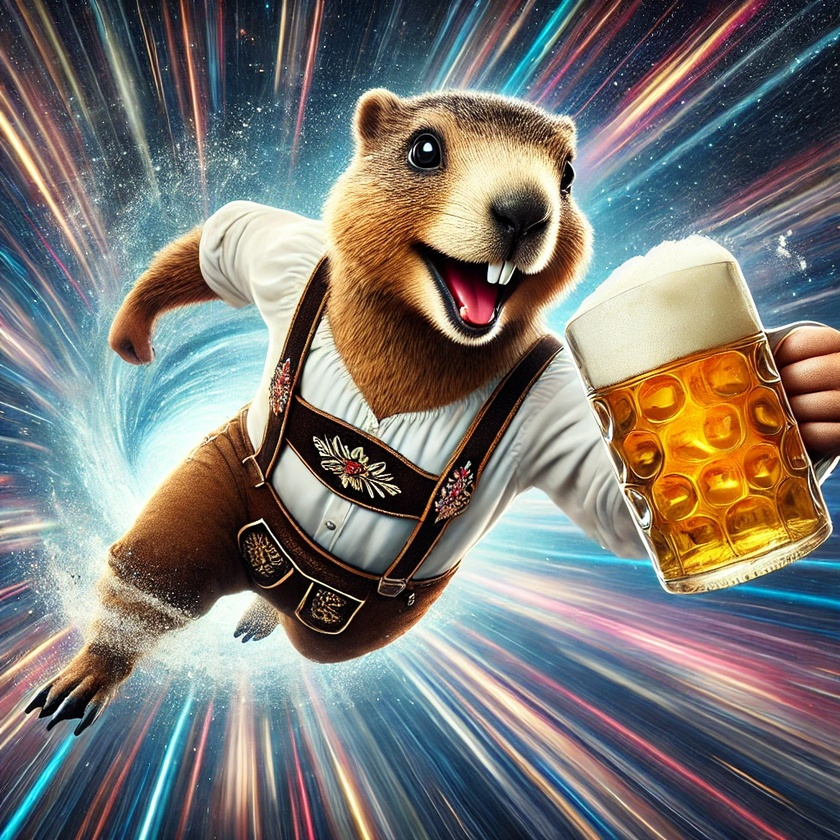
#> input picture segment-anything-2/gui/marmot-space-time.jpg, 840 x 840 px, shrunk from 1024 x 1024 before the run
$ python -i FHS_and_CLAHE_V17.py   (imports and definitions only)
#> lines starting #> are read from the running program, lines starting #| are printed output that depends on the picture; after the words box and inside, x2 and y2 are one past the last pixel; in counts of white or black regions, pixels touching at a corner belong together
#!/usr/bin/env python3
"""
FHS_and_CLAHE_V14.py   (2025‑06‑24)
----------------------------------
Felzenszwalb → CLAHE → second‑iteration LAB averaging workflow
with optional shine removal, colour‑true dendrograms, ΔE sweep,
and background‑masking via the original binary mask.
"""
import os
import argparse
from typing import Optional, List, Dict, Tuple

import cv2
import numpy as np
from skimage import io, color
from skimage.segmentation import felzenszwalb
from scipy.cluster.hierarchy import linkage, dendrogram, fcluster
import matplotlib.pyplot as plt
from matplotlib import colors as mcolors
from mpl_toolkits.mplot3d import Axes3D  # noqa

###############################################################################
# helper – LAB → RGB (float 0‑1)
###############################################################################

def _lab2rgb_pts(lab_arr: np.ndarray) -> np.ndarray:
    rgb = color.lab2rgb(lab_arr.reshape(-1, 1, 3)).reshape(-1, 3)
    return np.clip(rgb, 0, 1)

###############################################################################
# 1) Felzenszwalb segmentation (first pass)
###############################################################################

# [22 lines left out: functions fhs_segmentation, normalize_color, not called in this run]

###############################################################################
# 0) shine / dust removal
###############################################################################

def remove_shine_inpaint(src: str, dst: str, thresh_v: int = 240) -> None:
#> called with src = '../marmot-space-time.jpg', dst = 'out.png', thresh_v = 240
    img = cv2.imread(src)
#> img is the input picture: shape (840, 840, 3); mean B, G, R 115.5, 119.6, 122.4
    hsv = cv2.cvtColor(img, cv2.COLOR_BGR2HSV)
#> hsv: shape (840, 840, 3); mean H, S, V 74.7, 96.7, 142.3
    mask = cv2.inRange(hsv[:, :, 2], thresh_v, 255)
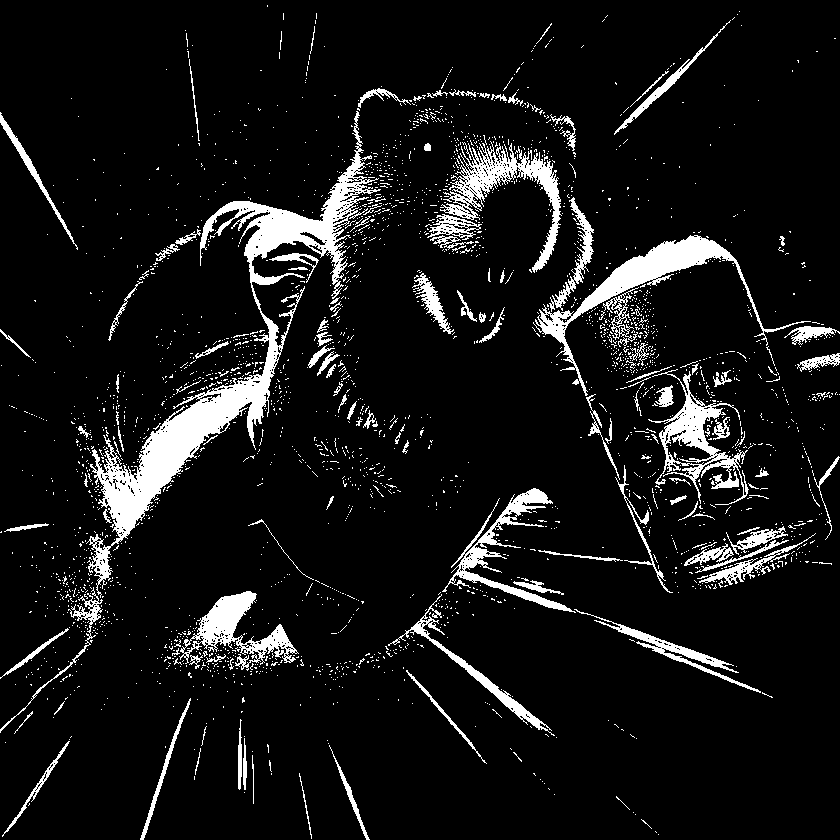
#> mask: shape (840, 840); 8.7% white; 2667 white regions (2534 under 20 px), largest, box (x1, y1, x2, y2) and area: (86, 111, 381, 598) 16467, (533, 235, 811, 396) 5053, (440, 141, 562, 273) 3811
    mask = cv2.morphologyEx(mask, cv2.MORPH_CLOSE,
                            cv2.getStructuringElement(cv2.MORPH_ELLIPSE, (3, 3)),
                            iterations=2)
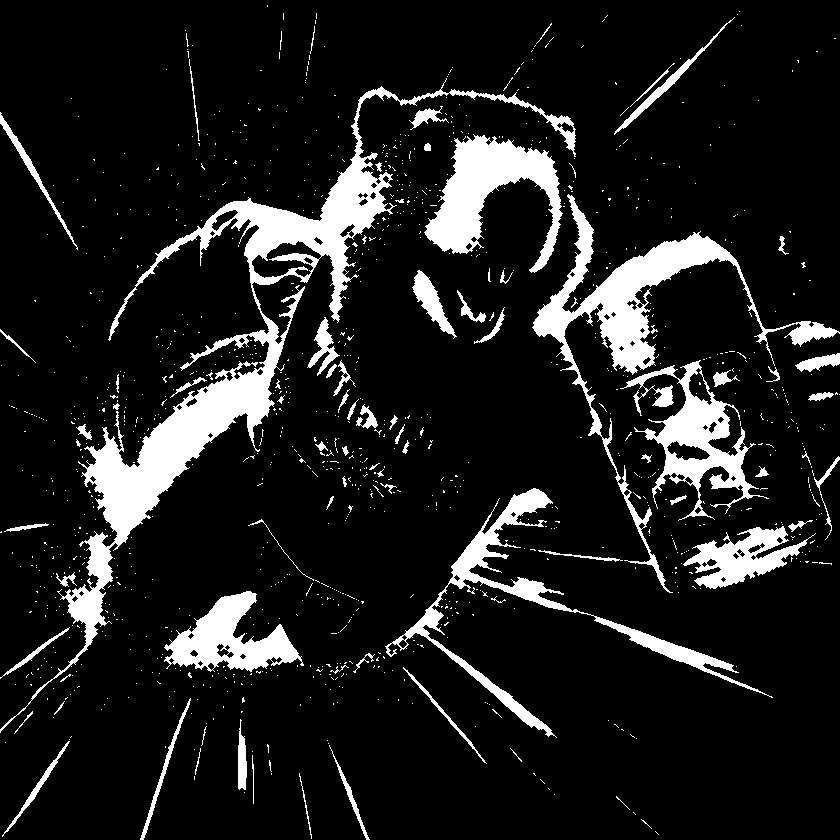
#> mask: shape (840, 840); 11.9% white; 1124 white regions (1044 under 20 px), largest, box (x1, y1, x2, y2) and area: (0, 78, 576, 733) 27461, (532, 194, 840, 593) 12265, (424, 134, 563, 273) 8006
    cv2.imwrite(dst, cv2.inpaint(img, mask, 3, cv2.INPAINT_TELEA))
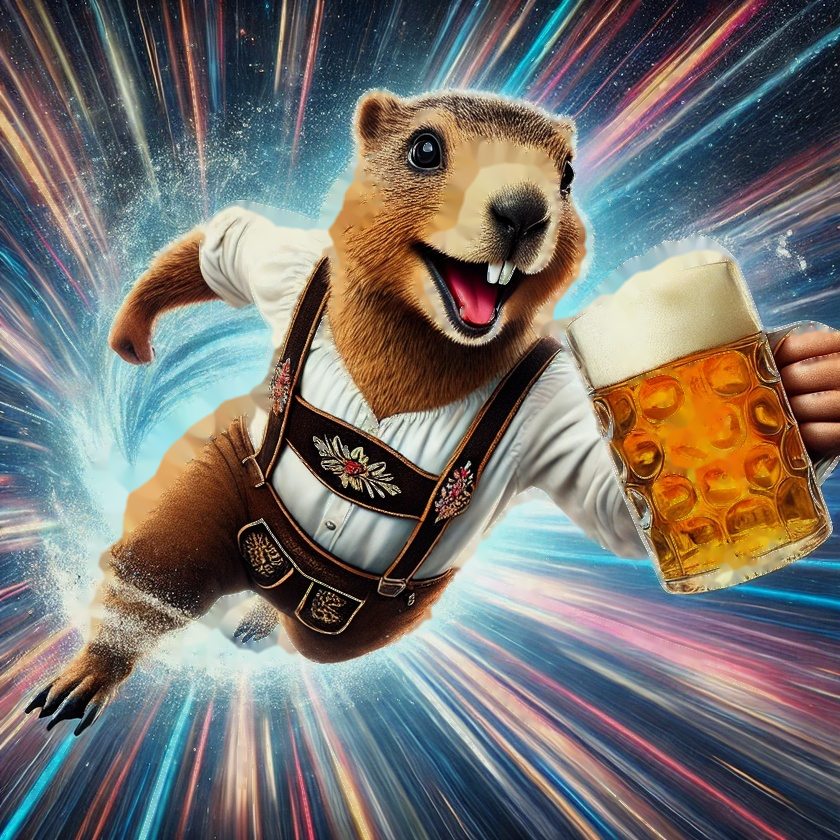
#> saved as out.png: shape (840, 840, 3); mean B, G, R 111.5, 115.3, 118.8

###############################################################################
# 3) LAB‑space averaging + coloured dendrogram / scatters
###############################################################################

# [168 lines left out: functions lab_average_clustering, parse_args, main, not called in this run]

# [2 lines not run here, left out]

>>> result = remove_shine_inpaint('../marmot-space-time.jpg', 'out.png')
